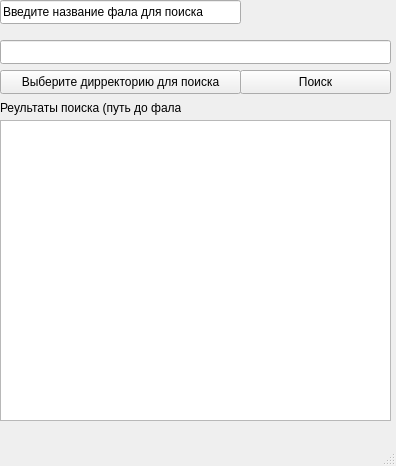
<?xml version="1.0" encoding="UTF-8"?>
<ui version="4.0">
 <class>MainWindow</class>
 <widget class="QMainWindow" name="MainWindow">
  <property name="geometry">
   <rect>
    <x>0</x>
    <y>0</y>
    <width>396</width>
    <height>466</height>
   </rect>
  </property>
  <property name="windowTitle">
   <string>MainWindow</string>
  </property>
  <widget class="QWidget" name="centralwidget">
   <widget class="QPushButton" name="pushButton">
    <property name="geometry">
     <rect>
      <x>0</x>
      <y>70</y>
      <width>241</width>
      <height>24</height>
     </rect>
    </property>
    <property name="text">
     <string>Выберите дирректорию для поиска</string>
    </property>
   </widget>
   <widget class="QTextEdit" name="textEdit">
    <property name="geometry">
     <rect>
      <x>0</x>
      <y>120</y>
      <width>391</width>
      <height>301</height>
     </rect>
    </property>
   </widget>
   <widget class="QLineEdit" name="lineEdit">
    <property name="geometry">
     <rect>
      <x>0</x>
      <y>0</y>
      <width>241</width>
      <height>24</height>
     </rect>
    </property>
    <property name="text">
     <string>Введите название фала для поиска</string>
    </property>
   </widget>
   <widget class="QLabel" name="label_2">
    <property name="geometry">
     <rect>
      <x>0</x>
      <y>100</y>
      <width>181</width>
      <height>16</height>
     </rect>
    </property>
    <property name="text">
     <string>Реультаты поиска (путь до фала)</string>
    </property>
   </widget>
   <widget class="QPushButton" name="pushButton_2">
    <property name="geometry">
     <rect>
      <x>240</x>
      <y>70</y>
      <width>151</width>
      <height>24</height>
     </rect>
    </property>
    <property name="text">
     <string>Поиск</string>
    </property>
   </widget>
   <widget class="QLineEdit" name="lineEdit_2">
    <property name="geometry">
     <rect>
      <x>0</x>
      <y>40</y>
      <width>391</width>
      <height>24</height>
     </rect>
    </property>
   </widget>
  </widget>
  <widget class="QMenuBar" name="menubar">
   <property name="geometry">
    <rect>
     <x>0</x>
     <y>0</y>
     <width>396</width>
     <height>21</height>
    </rect>
   </property>
  </widget>
  <widget class="QStatusBar" name="statusbar"/>
 </widget>
 <resources/>
 <connections/>
</ui>
